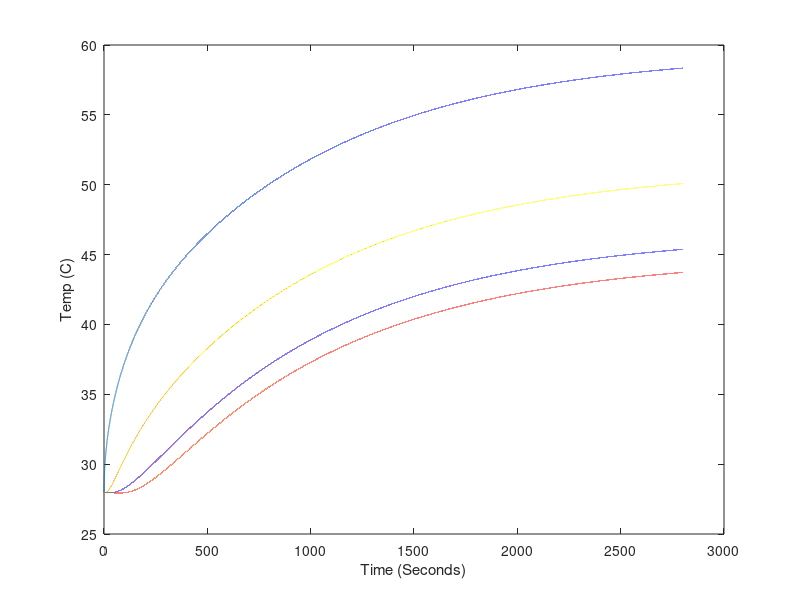

MATLAB code to generate this figure: (Note: this script raises an error after producing the figure.)
%Constants for fit
kc = 14; %Convection coefficient of horizontal Al rod (W/(m^2K))
k = 170; %Constant of conductivity of Al (W/(mK))
e = 0.1; %Emmisivity of sandblasted Al rod
Cp = 970; %Specific heat capacity of Al (J/(K kg))
Pinl = 7; %Power into the left side of the rod (W)

%Number of steps
Nx = 130; %Number of steps in length
Nt = 100000; %Number of steps in time
t0 = 0; %Start time (s)
tf = 2800; %End time (s)
x0 = 0; %Start length (m)
xf = 0.3; %End length (m)

%Constants
a = 0.011; %Radius of the rod (m)
SBc = 5.67e-8; %Stefan-Boltzmann constant (W/(m^2K^4))
Tamb = 273+27; %Ambient temperature (K)
rho = 2.7e3; %Density of Al (kg/m^3)

%Calculated numbers
dx = (xf - x0)/(Nx);
dt = (tf - t0)/(Nt);
dT_convec = @(Tx) (kc*2*(Tx-Tamb)*dt)/(Cp*rho*a); %Temperature change due to convection (K)
dT_rad = @(Tx) (e*SBc*2*(Tx.^4-Tamb^4)*dt)/(Cp*rho*a); %Temperature change due to radiation (K)
dT_convec_end = @(Tx) (kc*(Tx-Tamb)*dt)/(Cp*rho*dx);
dT_rad_end = @(Tx) (e*SBc*(Tx.^4-Tamb^4)*dt)/(Cp*rho*dx);
dT = @(P) (P * dt)/(Cp * pi*a^2*dx*rho); %Temperature change in chunk (K)

%==============
%= Simulation =
%==============

%Storage
T = zeros(Nx, Nt); %Array o temp over time, indices are (x,t)

%initial
T(:,1) = ones(Nx,1)*(273+28); %Set all temperatures to Tamb

for time = 1:Nt-1
    %power in to and conduction out of first slice
    T(1,time+1)=T(1,time)+dT(Pinl)+((k/(Cp*rho))*(T(2,time)-T(1,time))./dx^2)*dt;
    
    %temperature changes due to conduction along rod
    T(2:Nx-1,time+1)=T(2:Nx-1,time)+(k/(Cp*rho))*((T(3:Nx,time)-2*T(2:Nx-1,time)+T(1:Nx-2,time))./dx^2)*dt;
    T(Nx,time+1) = T(Nx,time)-((k/(Cp*rho))*(T(Nx,time)-T(Nx-1,time))./dx^2)*dt;
    
    %temperature changes due to loss in convection and radiation
    T(1:Nx,time+1)=T(1:Nx,time+1) - dT_convec(T(1:Nx,time+1)) - dT_rad(T(1:Nx,time+1));
    
    %convection and radiation at cold and hot end of rod
    T(Nx,time+1)=T(Nx,time+1) - dT_convec_end(T(Nx,time+1)) - dT_rad_end(T(Nx,time+1));
end


% Point trim for data (to allow for time it takes to heat power resistor)
notTrimmed = false; 
if notTrimmed
    l = length(T1);
    numTrim = 4;
    T1 = T1(numTrim:l);
    T2 = T2(numTrim:l);
    T3 = T3(numTrim:l);
    T4 = T4(numTrim:l);
    T5 = T5(numTrim:l);
    timeDATA = timeDATA(1:length(T1));
end

timeSim = linspace(0,tf,Nt);

% Plot of all points of rod simulation
% for position = 1:Nx
%     plot(timeSim,(T(position,:)-273));
%     hold on;
% end

plot(timeSim,(T(1,:)-273));
hold on;
plot(timeSim,(T(Nx,:)-273));
plot(timeSim,(T(floor(Nx/3),:)-273));
plot(timeSim,(T(floor(Nx*2/3),:)-273));

xlabel('Time (Seconds)');
ylabel('Temp (C)');

plot(timeDATA, T1, 'c', timeDATA, T2, 'y', timeDATA, T3, 'g', timeDATA, T4, 'r', timeDATA, T5, 'm')

% Calculate chai squared values
X1 = zeros(1,length(timeDATA));
X2 = zeros(1,length(timeDATA));
X3 = zeros(1,length(timeDATA));
X4 = zeros(1,length(timeDATA));
T = T-273;
for tindex = 1:length(timeDATA)
   % Getting correct indices
   tcur = timeDATA(tindex);
   tmp = abs(timeSim-tcur);
   [idx idx] = min(tmp); %index of closest value
   TData1 = T1(tindex);
   TSim1 = T(Nx,idx);
   X1(tindex) = (TData1-TSim1)^2;
   
   TData2 = T2(tindex);
   TSim2 = T(floor(Nx*2/3),idx);
   X2(tindex) = (TData2-TSim2)^2;
   
   TData3 = T3(tindex);
   TSim3 = T(floor(Nx/3),idx);
   X3(tindex) = (TData3-TSim3)^2;
   
   TData4 = T4(tindex);
   TSim4 = T(1,idx);
   X4(tindex) = (TData4-TSim4)^2;
end

Xsquare1 = sum(X1)/length(X1)
Xsquare2 = sum(X2)/length(X2)
Xsquare3 = sum(X3)/length(X3)
Xsquare4 = sum(X4)/length(X4)
XsquareTot = (Xsquare1^2 + Xsquare2^2 + Xsquare3^2 + Xsquare4^2)/4

hold off;